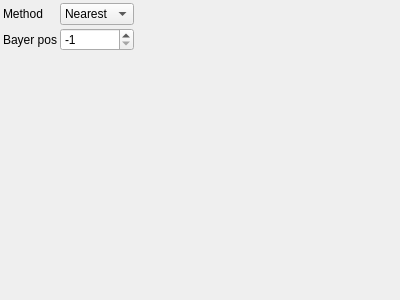
<?xml version="1.0" encoding="UTF-8"?>
<ui version="4.0">
 <class>DebayerParametersControlWidget</class> 
 <widget class="QWidget" name="DebayerParametersControlWidget">
  <property name="geometry">
   <rect>
    <x>0</x>
    <y>0</y>
    <width>400</width>
    <height>300</height>
   </rect>
  </property>
  <property name="windowTitle">
   <string>DebayerParameters</string>
  </property>
  <layout class="QGridLayout" name="gridLayout">
   <property name="margin">
    <number>3</number>
   </property>
   <property name="spacing">
    <number>3</number>
   </property>
    <item row="0" column="0">
     <widget class="QLabel" name="label_0">
       <property name="text">
         <string>Method</string>
       </property>
     </widget>
    </item>
    <item row="0" column="1">
     <widget class="QComboBox" name="methodComboBox">
       <property name="toolTip">
         <string>Method</string>
       </property>
       <property name="currentIndex">
         <number>0</number>
       </property>
       <item>
        <property name="text">
         <string>Nearest</string>
        </property>
       </item>
       <item>
        <property name="text">
         <string>Bilinear</string>
        </property>
       </item>
       <item>
        <property name="text">
         <string>AHD</string>
        </property>
       </item>
       <item>
        <property name="text">
         <string>Fourier</string>
        </property>
       </item>
     </widget>
    </item>
    <item row="1" column="0">
     <widget class="QLabel" name="label_1">
       <property name="text">
         <string>Bayer pos</string>
       </property>
     </widget>
    </item>
    <item row="1" column="1">
     <widget class="QSpinBox" name="bayerPosSpinBox">
       <property name="toolTip">
         <string>Bayer pos</string>
       </property>
       <property name="minimum">
        <number>-1</number>
       </property>
       <property name="maximum">
        <number>255</number>
       </property>
       <property name="singleStep">
        <number>1</number>
       </property>
       <property name="value">
        <number>-1</number>
       </property>
     </widget>
    </item>
   <item row="2" column="0">
    <spacer name="verticalSpacer">
     <property name="orientation">
      <enum>Qt::Vertical</enum>
     </property>
     <property name="sizeHint" stdset="0">
      <size>
       <width>0</width>
       <height>0</height>
      </size>
     </property>
    </spacer>
   </item>
   <item row="2" column="2">
    <spacer name="horizontalSpacer">
     <property name="orientation">
      <enum>Qt::Horizontal</enum>
     </property>
     <property name="sizeHint" stdset="0">
      <size>
       <width>0</width>
       <height>0</height>
      </size>
     </property>
    </spacer>
   </item>
  </layout>
 </widget>
 <layoutdefault spacing="3" margin="3"/>
 <resources/>
 <connections>
  <connection>
   <sender>methodComboBox</sender>
   <signal>currentIndexChanged(int)</signal>
   <receiver>DebayerParametersControlWidget</receiver>
   <slot>changeParameters()</slot>
  </connection>
  <connection>
   <sender>bayerPosSpinBox</sender>
   <signal>valueChanged(int)</signal>
   <receiver>DebayerParametersControlWidget</receiver>
   <slot>changeParameters()</slot>
  </connection>
 </connections>
 <slots>
  <slot>changeParameters()</slot>
 </slots>
 <customwidgets>
 </customwidgets>
</ui>
